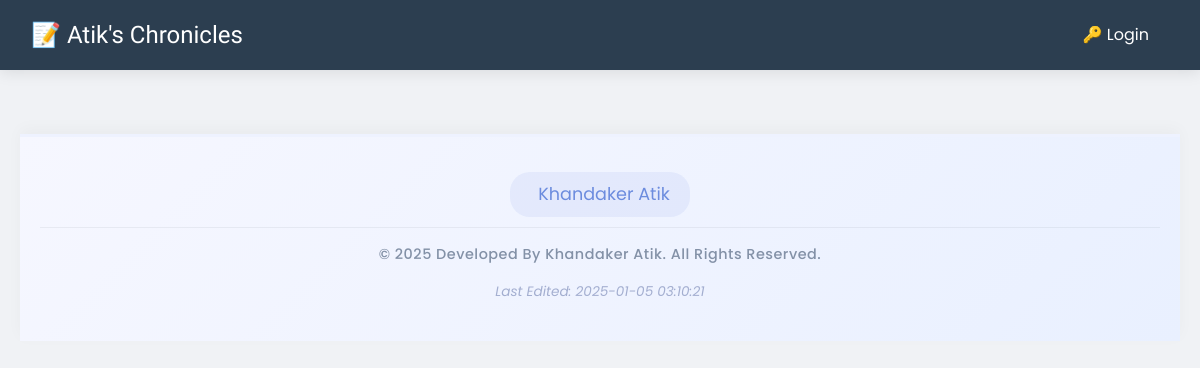
Before: / with the older database file.
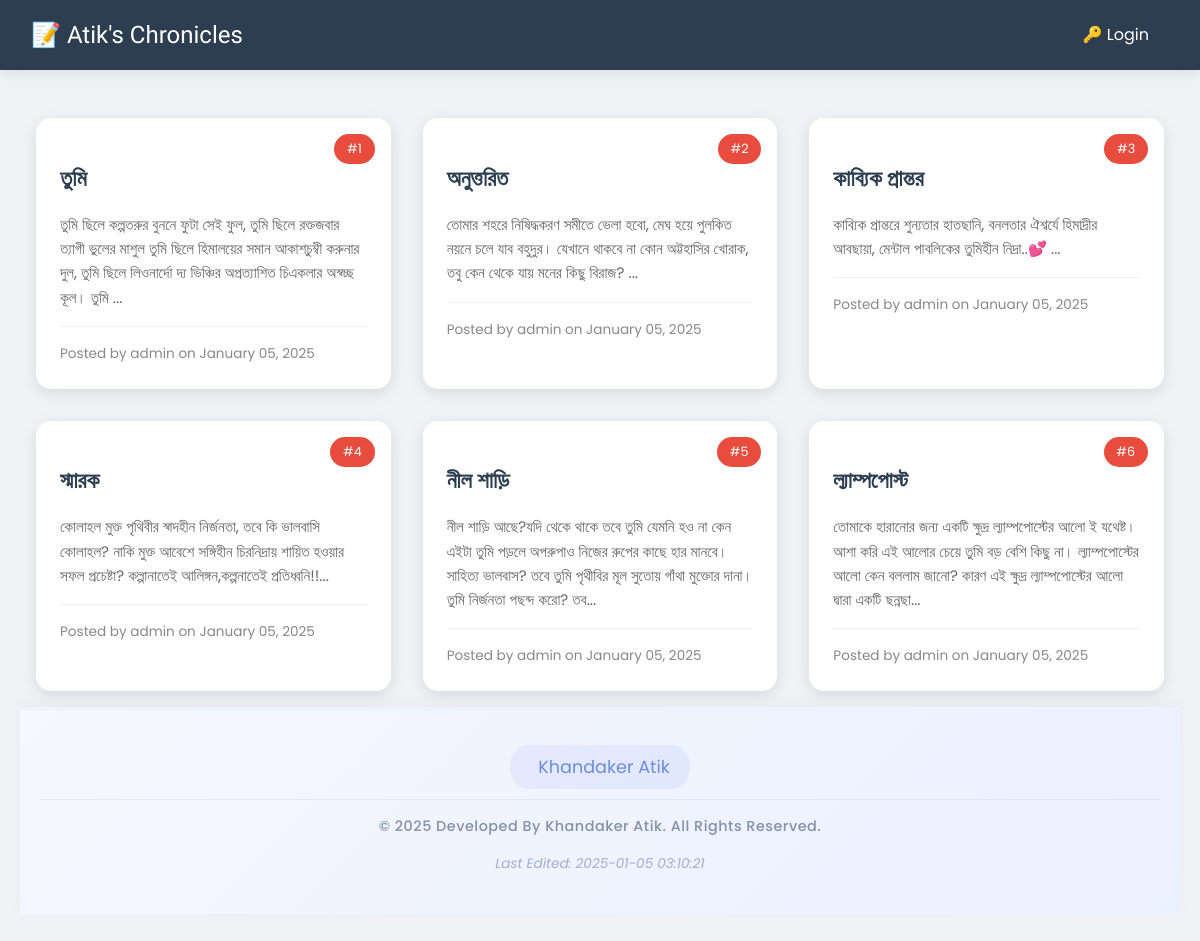
After: the same page with the newer database file.
### models.py (models this page shows)
class Post(db.Model):
    id = db.Column(db.Integer, primary_key=True)
    title = db.Column(db.String(100), nullable=False)
    date_posted = db.Column(db.DateTime, nullable=False, default=datetime.utcnow)
    content = db.Column(db.Text, nullable=False)
    user_id = db.Column(db.Integer, db.ForeignKey('user.id'), nullable=False)
    author = db.relationship('User', backref=db.backref('posts', lazy=True))

class User(db.Model, UserMixin):
    id = db.Column(db.Integer, primary_key=True)
    username = db.Column(db.String(20), unique=True, nullable=False)
    password = db.Column(db.String(60), nullable=False)

### routes.py (the view)
@app.route('/')
def home():
    posts = Post.query.all()
    return render_template('home.html', posts=posts, last_edited_time=last_edited_time)

### templates/home.html (shortened to what this page needs)
{% extends "base.html" %}
{% block content %}
<head>
    <link rel="stylesheet" href="https://unicons.iconscout.com/release/v4.0.0/css/line.css">
</head>
<div class="post-grid">
    {% for post in posts %}
    <div class="post-card" onclick="window.location.href='{{ url_for('view_post', post_id=post.id) }}'">
        <div class="post-number">#{{ loop.index }}</div>
        <div class="post-preview">
            <h2 class="post-title">{{ post.title }}</h2>
            <div class="post-excerpt">{{ post.content[:200] }}...</div>
            <div class="post-meta">
                Posted by {{ post.author.username }} on {{ post.date_posted.strftime('%B %d, %Y') }}
            </div>
        </div>
    </div>
    {% endfor %}
</div>
<footer class="footer">
    <div class="footer__container">
        <div class="footer__links">
            <a href="https://www.facebook.com/4t716" target="_blank" class="footer__link">
                <span>Khandaker Atik</span>
            </a>
        </div>
        <p class="footer__copy">
            &#169; 2025 Developed By Khandaker Atik. All Rights Reserved.
        </p>
        <p class="footer__edit-time">
            Last Edited: {{ last_edited_time }}
        </p>
    </div>
</footer>
{% endblock %}

### templates/base.html (shortened to what this page needs)
<!DOCTYPE html>
<html lang="en">
<head>
</head>
<body>
    <nav>
        <div class="nav-brand">
            <a href="{{ url_for('home') }}" style="font-family: 'Architects Daughter', cursive; font-size: 1.5rem;">📝 Atik's Chronicles</a>
        </div>
        <div class="nav-links">
            {% if current_user.is_authenticated %}
                <a href="{{ url_for('new_post') }}">✏️ New Post</a>
                <a href="{{ url_for('logout') }}">🚪 Logout</a>
            {% else %}
                <a href="{{ url_for('login') }}">🔑 Login</a>
            {% endif %}
        </div>
    </nav>
    <div class="container">
        {% block content %}{% endblock %}
    </div>
</body>
</html>

### templates/base.html (style rules this page uses)
:root { --primary-color: #2c3e50; --accent-color: #e74c3c; --paper-color: #fff; --line-color: #91a4c1; }
body { margin: 0; padding: 0; font-family: 'Poppins', sans-serif; background-image: url('https://www.transparenttextures.com/patterns/notebook-dark.png'); background-color: #f0f2f5; line-height: 1.6; }
nav { background: var(--primary-color); padding: 1rem; box-shadow: 0 2px 15px rgba(0,0,0,0.1); position: sticky; top: 0; z-index: 1000; display: flex; justify-content: space-between; align-items: center; }
nav a { color: white; text-decoration: none; margin-right: 20px; padding: 8px 15px; border-radius: 20px; transition: all 0.3s ease; }
.container { max-width: 1200px; margin: 2rem auto; padding: 0 20px; }

### templates/home.html (style rules this page uses)
.post-grid { display: grid; grid-template-columns: repeat(auto-fill, minmax(300px, 1fr)); gap: 2rem; padding: 1rem; }
.post-card { background: white; border-radius: 15px; box-shadow: 0 4px 15px rgba(0,0,0,0.1); transition: transform 0.3s ease; overflow: hidden; position: relative; cursor: pointer; }
.post-preview { padding: 1.5rem; }
.post-title { color: #2c3e50; font-size: 1.4rem; margin-bottom: 1rem; font-weight: 600; }
.post-excerpt { color: #666; font-size: 0.95rem; line-height: 1.6; display: -webkit-box; -webkit-line-clamp: 4; -webkit-box-orient: vertical; overflow: hidden; margin-bottom: 1rem; }
.post-meta { font-size: 0.85rem; color: #888; border-top: 1px solid #eee; padding-top: 1rem; }
.post-number { position: absolute; top: 1rem; right: 1rem; background: #e74c3c; color: white; padding: 0.3rem 0.8rem; border-radius: 15px; font-size: 0.8rem; }
.footer { background: linear-gradient(135deg, #f6f7ff 0%, #e9f0ff 100%); padding: 25px 0; text-align: center; margin-top: auto; border-top: 3px solid #eef2ff; box-shadow: 0 -5px 15px rgba(0,0,0,0.03); }
.footer__container { max-width: 1200px; margin: 0 auto; padding: 0 20px; }
.footer__links { margin-bottom: 15px; padding: 10px 0; border-bottom: 1px solid rgba(108, 117, 125, 0.1); }
.footer__link { text-decoration: none; color: #6c8cde; font-size: 1.1rem; margin: 0 10px; display: inline-flex; align-items: center; transition: all 0.3s ease; padding: 8px 20px; border-radius: 20px; background: rgba(108, 140, 222, 0.1); }
.footer__copy { color: #8391a7; font-size: 0.9rem; margin: 15px 0; font-weight: 500; letter-spacing: 0.5px; }
.footer__edit-time { color: #a3aed0; font-size: 0.85rem; font-style: italic; }

Changed rows visible on the page:
added Post: title "তুমি", content "তুমি ছিলে কল্পতরুর বুননে ফুটা সেই ফুল, তুমি ছিলে রক্তজবার ত্যাগী ভুলের মাশুল তুমি ছিলে হিমালয়ের সমান আকাশচুম্বী করুনার দুল, তুমি ছিলে লিওনার্দো দ্য ভিঞ্চির অপ্রত্যাশিত চিএকলার অস্বচ্ছ কূল। তুমি", author.username "admin", date_posted "January 05, 2025"
added Post: title "অনুত্তরিত", content "তোমার শহরে নিষিদ্ধকরণ সমীতে ভেলা হবো, মেঘ হয়ে পুলকিত নয়নে চলে যাব বহুদুর। যেখানে থাকবে না কোন অট্টহাসির খোরাক, তবু কেন থেকে যায় মনের কিছু বিরাজ?", author.username "admin", date_posted "January 05, 2025"
added Post: title "কাব্যিক প্রান্তর", content "কাব্যিক প্রান্তরে শুন্যতার হাতছানি, বনলতার ঐশ্বর্যে হিমাদ্রীর আবছায়া, মেন্টাল পাবলিকের তুমিহীন নিদ্রা..💕", author.username "admin", date_posted "January 05, 2025"
added Post: title "স্মারক", content "কোলাহল মুক্ত পৃথিবীর স্বাদহীন নির্জনতা, তবে কি ভালবাসি কোলাহল? নাকি মুক্ত আবেশে সঙ্গিহীন চিরনিদ্রায় শায়িত হওয়ার সফল প্রচেষ্টা? কল্পানাতেই আলিঙ্গন,কল্পনাতেই প্রতিধ্বনি!!", author.username "admin", date_posted "January 05, 2025"
added Post: title "নীল শাড়ি", content "নীল শাড়ি আছে?যদি থেকে থাকে তবে তুমি যেমনি হও না কেন এইটা তুমি পড়লে অপরুপাও নিজের রুপের কাছে হার মানবে। সাহিত্য ভালবাস? তবে তুমি পৃথীবির মূল সুতোয় গাঁথা মুক্তোর দানা। তুমি নির্জনতা পছন্দ করো? তব", author.username "admin", date_posted "January 05, 2025"
added Post: title "ল্যাম্পপোস্ট", content "তোমাকে হারানোর জন্য একটি ক্ষুদ্র ল্যাম্পপোস্টের আলো ই যথেষ্ট। আশা করি এই আলোর চেয়ে তুমি বড় বেশি কিছু না। ল্যাম্পপোস্টের আলো কেন বললাম জানো? কারণ এই ক্ষুদ্র ল্যাম্পপোস্টের আলো দ্বারা একটি ছন্নছা", author.username "admin", date_posted "January 05, 2025"
